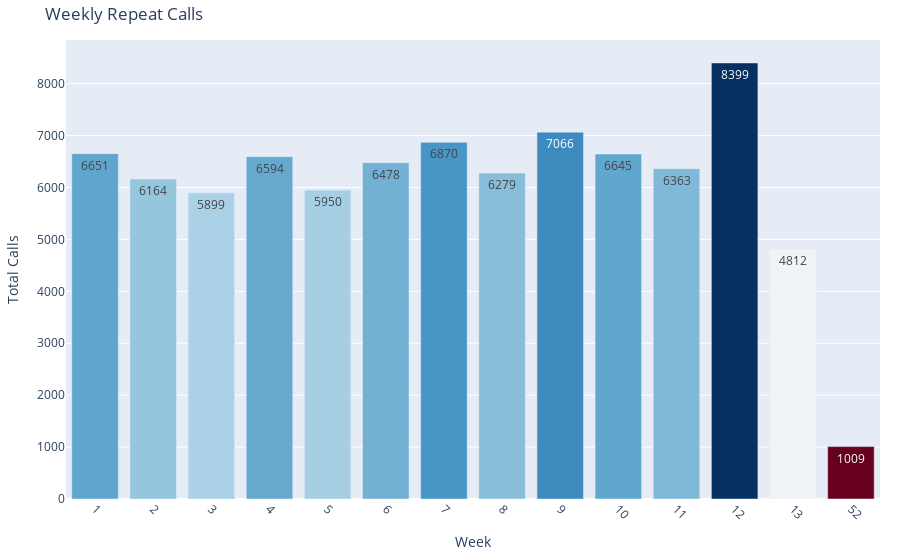

Here is the notebook cell this chart was saved with:
### Markdown cell above
*Plot of Weekly Repeat Calls*

### Code cell
import plotly.express as px

# Filter out weeks with no data (where 'Total_Contacts' is zero or NaN)
repWeek_filtered = repWeek[repWeek['Total_Contacts'] > 0]

# Make sure that the "Week" column is treated as a category type to compress the x-axis
repWeek_filtered['Week'] = repWeek_filtered['Week'].astype(str)

# Now plot the filtered data (weeks with no data will be excluded from the x-axis)
fig_repWeek = plot_aggregated_data(
    repWeek_filtered,
    x_axis="Week",  # X-axis will only have weeks with data
    y_axes=["Total_Contacts"],
    title="Weekly Aggregated Metrics (Bar Chart)",
    labels={"Week": "Week", "Total_Contacts": "Total Contacts"},
    chart_type="bar"  # Bar chart
)

# Use shades of blue and red for the color palette
fig_repWeek.update_traces(marker=dict(color=repWeek_filtered['Total_Contacts'], colorscale='RdBu'))

# Apply layout adjustments
fig_repWeek.update_layout(
    title="Weekly Repeat Calls",
    xaxis=dict(
        type='category',  # Ensures x-axis is treated as categorical, removing any gaps
        title="Week",
        tickangle=45  # Rotates x-axis labels for better readability
    ),
    yaxis_title="Total Calls",
    margin=dict(l=20, r=20, t=40, b=40),  # Tighten margins
    showlegend=False  # Optional: Hide the legend if not necessary
)

# Save the figure as an SVG
fig_repWeek.write_image("repWeek.svg")

# Show the plot
fig_repWeek.show()

### Figure 1 — Plotly figure (JSON) as saved in the notebook; plotly's stock layout.template omitted (floating-point values rounded to 4 significant figures)
{"data": [{"alignmentgroup": "True", "hovertemplate": "variable=Total_Contacts<br>Week=%{x}<br>value=%{y}<extra></extra>", "legendgroup": "Total_Contacts", "marker": {"color": [6651, 6164, 5899, 6594, 5950, 6478, 6870, 6279, 7066, 6645, 6363, 8399, 4812, 1009], "colorscale": [[0, "rgb(103,0,31)"], [0.1, "rgb(178,24,43)"], [0.2, "rgb(214,96,77)"], [0.3, "rgb(244,165,130)"], [0.4, "rgb(253,219,199)"], [0.5, "rgb(247,247,247)"], [0.6, "rgb(209,229,240)"], [0.7, "rgb(146,197,222)"], [0.8, "rgb(67,147,195)"], [0.9, "rgb(33,102,172)"], [1, "rgb(5,48,97)"]], "pattern": {"shape": ""}}, "name": "Total_Contacts", "offsetgroup": "Total_Contacts", "orientation": "v", "showlegend": true, "textposition": "auto", "texttemplate": "%{y}", "type": "bar", "x": ["1", "2", "3", "4", "5", "6", "7", "8", "9", "10", "11", "12", "13", "52"], "xaxis": "x", "y": [6651, 6164, 5899, 6594, 5950, 6478, 6870, 6279, 7066, 6645, 6363, 8399, 4812, 1009], "yaxis": "y"}], "layout": {"barmode": "relative", "legend": {"title": {"text": "Metrics"}, "tracegroupgap": 0}, "margin": {"b": 40, "l": 20, "r": 20, "t": 40}, "showlegend": false, "title": {"text": "Weekly Repeat Calls"}, "xaxis": {"anchor": "y", "domain": [0, 1], "tickangle": 45, "title": {"text": "Week"}, "type": "category"}, "yaxis": {"anchor": "x", "domain": [0, 1], "title": {"text": "Total Calls"}}}}
